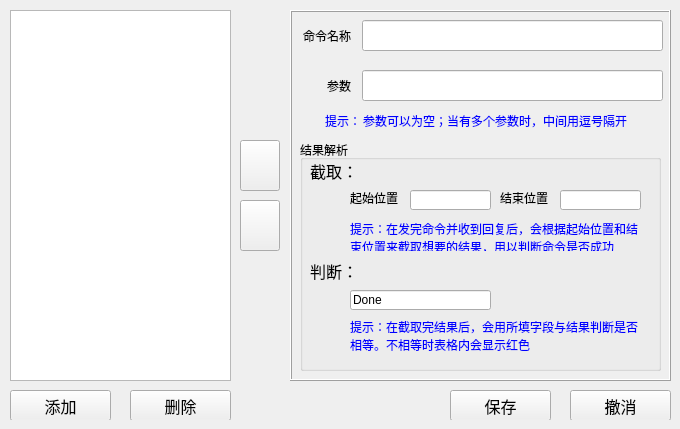
     <widget class="QWidget" name="PreCommandList_2">
      <attribute name="title">
       <string>前置命令列表</string>
      </attribute>
      <widget class="QListWidget" name="ch2PreCmdList">
       <property name="geometry">
        <rect>
         <x>10</x>
         <y>10</y>
         <width>221</width>
         <height>371</height>
        </rect>
       </property>
       <property name="font">
        <font>
         <family>Arial Unicode MS</family>
         <pointsize>12</pointsize>
        </font>
       </property>
      </widget>
      <widget class="QFrame" name="frameCh2PreBtn">
       <property name="geometry">
        <rect>
         <x>10</x>
         <y>390</y>
         <width>661</width>
         <height>30</height>
        </rect>
       </property>
       <property name="frameShape">
        <enum>QFrame::NoFrame</enum>
       </property>
       <property name="frameShadow">
        <enum>QFrame::Raised</enum>
       </property>
       <widget class="QPushButton" name="pushBtnCh2PreAdd">
        <property name="geometry">
         <rect>
          <x>0</x>
          <y>0</y>
          <width>101</width>
          <height>31</height>
         </rect>
        </property>
        <property name="font">
         <font>
          <family>楷体</family>
          <pointsize>12</pointsize>
         </font>
        </property>
        <property name="text">
         <string>添加</string>
        </property>
       </widget>
       <widget class="QPushButton" name="pushBtnCh2PreDel">
        <property name="geometry">
         <rect>
          <x>120</x>
          <y>0</y>
          <width>101</width>
          <height>31</height>
         </rect>
        </property>
        <property name="font">
         <font>
          <family>楷体</family>
          <pointsize>12</pointsize>
         </font>
        </property>
        <property name="text">
         <string>删除</string>
        </property>
       </widget>
       <widget class="QPushButton" name="pushBtnCh2PreUndo">
        <property name="geometry">
         <rect>
          <x>560</x>
          <y>0</y>
          <width>101</width>
          <height>31</height>
         </rect>
        </property>
        <property name="font">
         <font>
          <family>楷体</family>
          <pointsize>12</pointsize>
         </font>
        </property>
        <property name="text">
         <string>撤消</string>
        </property>
       </widget>
       <widget class="QPushButton" name="pushBtnCh2PreSave">
        <property name="geometry">
         <rect>
          <x>440</x>
          <y>0</y>
          <width>101</width>
          <height>31</height>
         </rect>
        </property>
        <property name="font">
         <font>
          <family>楷体</family>
          <pointsize>12</pointsize>
         </font>
        </property>
        <property name="text">
         <string>保存</string>
        </property>
       </widget>
      </widget>
      <widget class="QPushButton" name="pushBtnCh2PreUp">
       <property name="geometry">
        <rect>
         <x>240</x>
         <y>140</y>
         <width>40</width>
         <height>51</height>
        </rect>
       </property>
       <property name="text">
        <string/>
       </property>
       <property name="icon">
        <iconset resource="image.qrc">
         <normaloff>:/new/prefix/img/up.bmp</normaloff>:/new/prefix/img/up.bmp</iconset>
       </property>
       <property name="iconSize">
        <size>
         <width>50</width>
         <height>50</height>
        </size>
       </property>
      </widget>
      <widget class="QPushButton" name="pushBtnCh2PreDown">
       <property name="geometry">
        <rect>
         <x>240</x>
         <y>200</y>
         <width>40</width>
         <height>51</height>
        </rect>
       </property>
       <property name="text">
        <string/>
       </property>
       <property name="icon">
        <iconset resource="image.qrc">
         <normaloff>:/new/prefix/img/down.bmp</normaloff>:/new/prefix/img/down.bmp</iconset>
       </property>
       <property name="iconSize">
        <size>
         <width>50</width>
         <height>50</height>
        </size>
       </property>
      </widget>
      <widget class="QFrame" name="frameCh1PreCmd_2">
       <property name="geometry">
        <rect>
         <x>290</x>
         <y>10</y>
         <width>381</width>
         <height>371</height>
        </rect>
       </property>
       <property name="frameShape">
        <enum>QFrame::Box</enum>
       </property>
       <property name="frameShadow">
        <enum>QFrame::Raised</enum>
       </property>
       <widget class="QLabel" name="labeCh1PrelCmdName_2">
        <property name="geometry">
         <rect>
          <x>13</x>
          <y>10</y>
          <width>51</width>
          <height>31</height>
         </rect>
        </property>
        <property name="text">
         <string>命令名称</string>
        </property>
       </widget>
       <widget class="QLineEdit" name="lineEditCh2PreCmdName">
        <property name="geometry">
         <rect>
          <x>72</x>
          <y>10</y>
          <width>301</width>
          <height>31</height>
         </rect>
        </property>
        <property name="font">
         <font>
          <family>Arial Unicode MS</family>
          <pointsize>12</pointsize>
         </font>
        </property>
       </widget>
       <widget class="QLabel" name="labelCh1PreParam_2">
        <property name="geometry">
         <rect>
          <x>10</x>
          <y>60</y>
          <width>51</width>
          <height>31</height>
         </rect>
        </property>
        <property name="text">
         <string>参数</string>
        </property>
        <property name="alignment">
         <set>Qt::AlignRight|Qt::AlignTrailing|Qt::AlignVCenter</set>
        </property>
       </widget>
       <widget class="QLineEdit" name="lineEditCh2PreParam">
        <property name="geometry">
         <rect>
          <x>72</x>
          <y>60</y>
          <width>301</width>
          <height>31</height>
         </rect>
        </property>
        <property name="font">
         <font>
          <family>Arial Unicode MS</family>
          <pointsize>12</pointsize>
         </font>
        </property>
       </widget>
       <widget class="QLabel" name="label_57">
        <property name="geometry">
         <rect>
          <x>20</x>
          <y>100</y>
          <width>51</width>
          <height>21</height>
         </rect>
        </property>
        <property name="styleSheet">
         <string notr="true">color: rgb(0, 0, 255);</string>
        </property>
        <property name="text">
         <string>提示：</string>
        </property>
        <property name="alignment">
         <set>Qt::AlignRight|Qt::AlignTrailing|Qt::AlignVCenter</set>
        </property>
       </widget>
       <widget class="QLabel" name="label_58">
        <property name="geometry">
         <rect>
          <x>73</x>
          <y>100</y>
          <width>301</width>
          <height>21</height>
         </rect>
        </property>
        <property name="styleSheet">
         <string notr="true">color: rgb(0, 0, 255);</string>
        </property>
        <property name="text">
         <string>参数可以为空；当有多个参数时，中间用逗号隔开</string>
        </property>
        <property name="alignment">
         <set>Qt::AlignLeading|Qt::AlignLeft|Qt::AlignVCenter</set>
        </property>
       </widget>
       <widget class="QGroupBox" name="groupBoxCh1_2">
        <property name="geometry">
         <rect>
          <x>10</x>
          <y>130</y>
          <width>361</width>
          <height>231</height>
         </rect>
        </property>
        <property name="title">
         <string>结果解析</string>
        </property>
        <widget class="QLabel" name="label_59">
         <property name="geometry">
          <rect>
           <x>10</x>
           <y>20</y>
           <width>54</width>
           <height>21</height>
          </rect>
         </property>
         <property name="font">
          <font>
           <family>Arial Unicode MS</family>
           <pointsize>12</pointsize>
          </font>
         </property>
         <property name="text">
          <string>截取：</string>
         </property>
        </widget>
        <widget class="QLabel" name="label_60">
         <property name="geometry">
          <rect>
           <x>50</x>
           <y>50</y>
           <width>54</width>
           <height>16</height>
          </rect>
         </property>
         <property name="text">
          <string>起始位置</string>
         </property>
        </widget>
        <widget class="QLineEdit" name="lineEditCh2PreStart">
         <property name="geometry">
          <rect>
           <x>110</x>
           <y>50</y>
           <width>81</width>
           <height>20</height>
          </rect>
         </property>
        </widget>
        <widget class="QLabel" name="label_61">
         <property name="geometry">
          <rect>
           <x>200</x>
           <y>50</y>
           <width>54</width>
           <height>16</height>
          </rect>
         </property>
         <property name="text">
          <string>结束位置</string>
         </property>
        </widget>
        <widget class="QLineEdit" name="lineEditCh2PreEnd">
         <property name="geometry">
          <rect>
           <x>260</x>
           <y>50</y>
           <width>81</width>
           <height>20</height>
          </rect>
         </property>
        </widget>
        <widget class="QLabel" name="label_62">
         <property name="geometry">
          <rect>
           <x>50</x>
           <y>80</y>
           <width>291</width>
           <height>31</height>
          </rect>
         </property>
         <property name="styleSheet">
          <string notr="true">color: rgb(0, 0, 255);</string>
         </property>
         <property name="text">
          <string>提示：在发完命令并收到回复后，会根据起始位置和结束位置来截取想要的结果，用以判断命令是否成功</string>
         </property>
         <property name="alignment">
          <set>Qt::AlignLeading|Qt::AlignLeft|Qt::AlignTop</set>
         </property>
         <property name="wordWrap">
          <bool>true</bool>
         </property>
        </widget>
        <widget class="QLabel" name="label_63">
         <property name="geometry">
          <rect>
           <x>10</x>
           <y>120</y>
           <width>54</width>
           <height>21</height>
          </rect>
         </property>
         <property name="font">
          <font>
           <family>Arial Unicode MS</family>
           <pointsize>12</pointsize>
          </font>
         </property>
         <property name="text">
          <string>判断：</string>
         </property>
        </widget>
        <widget class="QLineEdit" name="lineEditCh2PreJudge">
         <property name="geometry">
          <rect>
           <x>50</x>
           <y>150</y>
           <width>141</width>
           <height>20</height>
          </rect>
         </property>
         <property name="text">
          <string>Done</string>
         </property>
        </widget>
        <widget class="QLabel" name="label_64">
         <property name="geometry">
          <rect>
           <x>50</x>
           <y>180</y>
           <width>291</width>
           <height>31</height>
          </rect>
         </property>
         <property name="styleSheet">
          <string notr="true">color: rgb(0, 0, 255);</string>
         </property>
         <property name="text">
          <string>提示：在截取完结果后，会用所填字段与结果判断是否相等。不相等时表格内会显示红色</string>
         </property>
         <property name="wordWrap">
          <bool>true</bool>
         </property>
        </widget>
       </widget>
      </widget>
     </widget>
